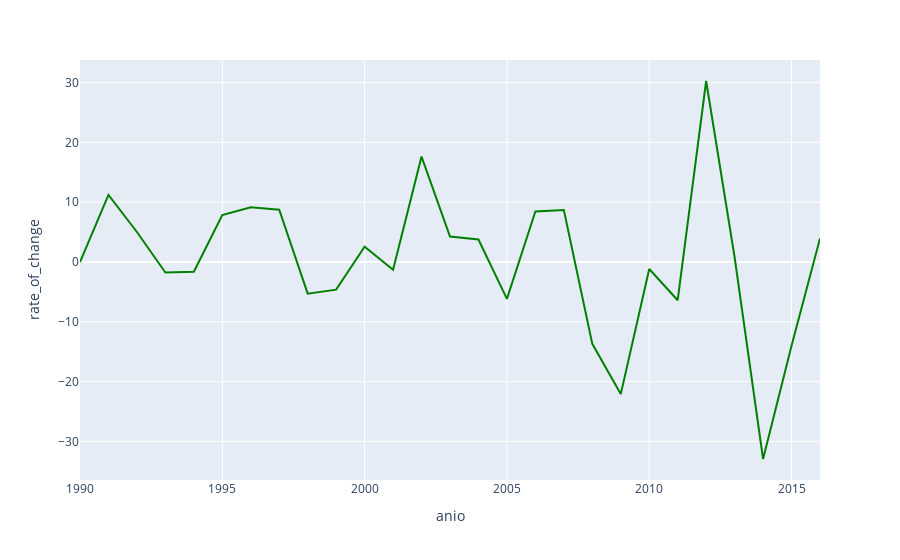

Write notebook code for a chart like this one.
### Code cell
# group fuente_de_emision_y_absorcion if includes 'forestales' or 'forestal' and valor(MtCO2eq) > 0 and group by anio and sum the values, then get rate of change as a percentage
forestales = df[df['fuente_de_emision_y_absorcion'].str.contains('forestales|forestal', case=False)]
forestales = forestales[forestales['valor(MtCO2eq)'] > 0]
forestales = forestales.groupby('anio', as_index = False).agg({'valor(MtCO2eq)':'sum'})
forestales['rate_of_change'] = forestales['valor(MtCO2eq)'].pct_change()
forestales['rate_of_change'] = forestales['rate_of_change'].fillna(0)
forestales['rate_of_change'] = forestales['rate_of_change'].apply(lambda x: x*100)
forestales['rate_of_change'] = forestales['rate_of_change'].round(2)
fig = px.line(forestales, x="anio", y="rate_of_change", color_discrete_sequence=['green'])
fig.show()
fig.write_image("images/change_rate_of_deforestacion.svg")

### Figure 1 — Plotly figure (JSON) as saved in the notebook; plotly's stock layout.template omitted (floating-point values rounded to 4 significant figures)
{"data": [{"hovertemplate": "anio=%{x}<br>rate_of_change=%{y}<extra></extra>", "legendgroup": "", "line": {"color": "green", "dash": "solid"}, "marker": {"symbol": "circle"}, "mode": "lines", "name": "", "orientation": "v", "showlegend": false, "type": "scatter", "x": [1990, 1991, 1992, 1993, 1994, 1995, 1996, 1997, 1998, 1999, 2000, 2001, 2002, 2003, 2004, 2005, 2006, 2007, 2008, 2009, 2010, 2011, 2012, 2013, 2014, 2015, 2016], "xaxis": "x", "y": [0, 11.21, 5.02, -1.76, -1.62, 7.84, 9.16, 8.73, -5.29, -4.62, 2.54, -1.3, 17.63, 4.26, 3.77, -6.17, 8.46, 8.69, -13.68, -22.08, -1.17, -6.39, 30.26, 0.8, -32.93, -14.01, 3.95], "yaxis": "y"}], "layout": {"legend": {"tracegroupgap": 0}, "margin": {"t": 60}, "xaxis": {"anchor": "y", "domain": [0, 1], "title": {"text": "anio"}}, "yaxis": {"anchor": "x", "domain": [0, 1], "title": {"text": "rate_of_change"}}}}
